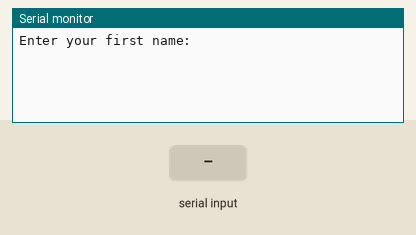
This sketch was run on a simulated ESP32. On the bench: the last lines printed to the serial monitor. Inputs (shaded band) come from the test bench.

Above: at 1.2 s.
1.3 s: "1\n" received over Serial
At 1.6 s:
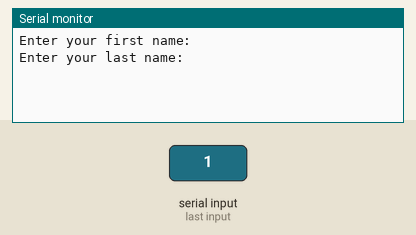
2.8 s: "0\n" received over Serial
At 3.6 s:
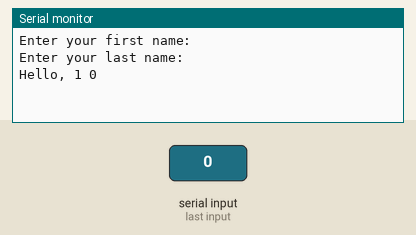

The sketch:

hello_world_esp32.ino
```cpp
#include <Arduino.h>

static String firstName = "";
static String lastName = "";
static bool gotFirstName = false;
static bool gotLastName = false;


void setup() {
  Serial.begin(115200);
  while (!Serial) {
    ;
  }

  Serial.println("Enter your first name:");
}

void loop() {
  if (!gotFirstName) {
    if (Serial.available()) {
      firstName = Serial.readStringUntil('\n');
      firstName.trim();
      gotFirstName = true;
      Serial.println("Enter your last name:");
    }
    return;
  }

  if (!gotLastName) {
    if (Serial.available()) {
      lastName = Serial.readStringUntil('\n');
      lastName.trim();
      gotLastName = true;

    }
    return;
  }

  Serial.print("Hello, ");

  Serial.print(firstName);
  Serial.print(" ");
  Serial.println(lastName);

  delay(1000);
}
```

Measured:
- after the input at 1.3 s, the serial monitor: prints a new line at once (image 1)
- after the input at 2.8 s, the serial monitor: prints a new line at once (image 2)
